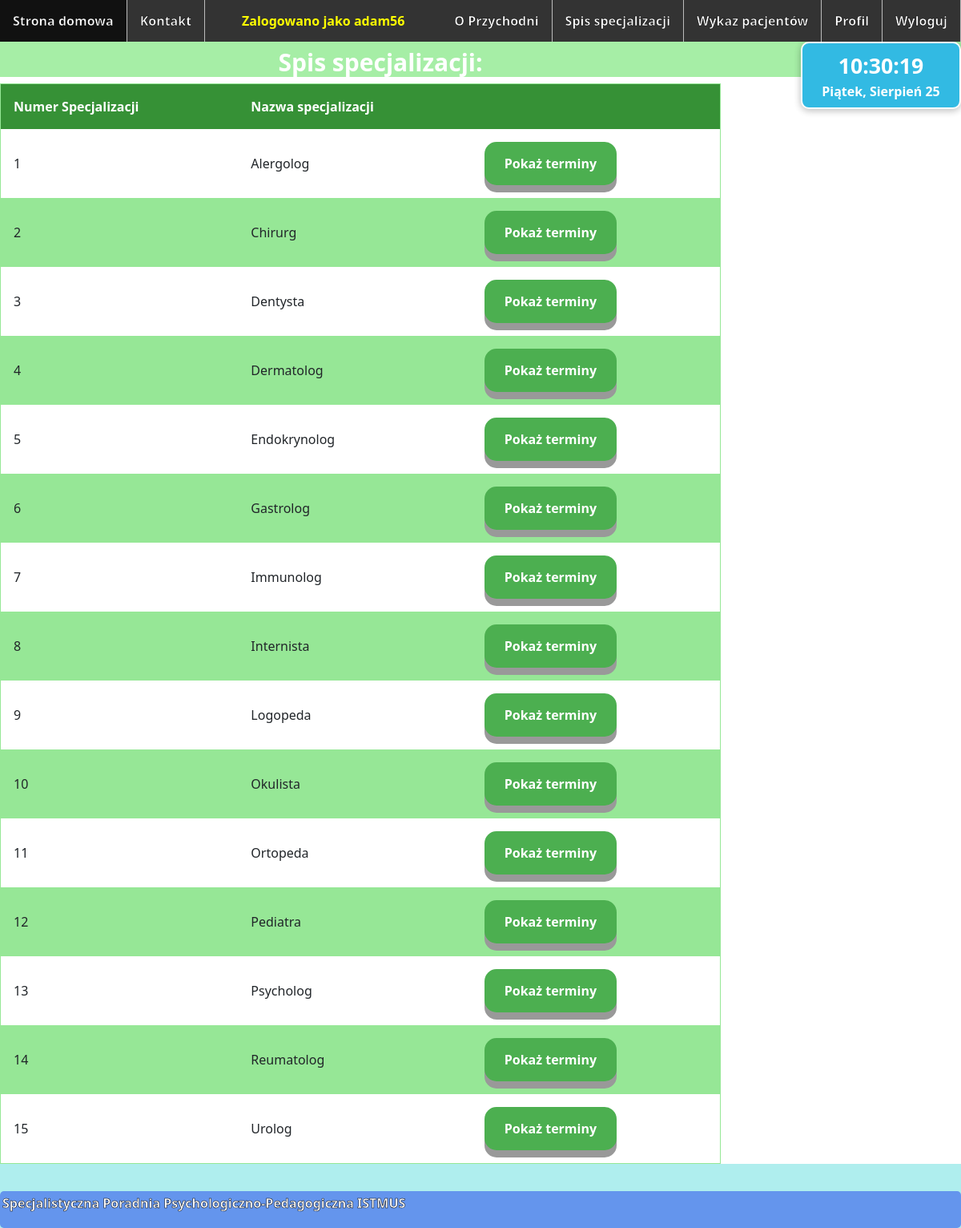
The app's page /spisSpecjalizacji/ (signed in) with its own data.
### Przychodnia/models.py (models this page shows)
class Specialization(models.Model):
    name = models.CharField(max_length=30)
    def __str__(self):
        return self.name

### Przychodnia/views.py (the view)
# urls.py: path('spisSpecjalizacji/', views.doctorsList, name='doctorsList'),
@login_required
def doctorsList(request):
    specializations = Specialization.objects.all().order_by('name')
    return render(request, 'doctorsList.html', {'specializations': specializations})

### templates/doctorsList.html (shortened to what this page needs)
{% extends 'base.html' %}
{% load bootstrap %}
{% block content %}
    <h1 id="nagłówek">Spis specjalizacji:</h1>
    <table>
        <tr>
            <th>Numer Specjalizacji</th>
            <th>Nazwa specjalizacji</th>
            <th></th>
        </tr>
        {% for specialization in specializations %}
            <tr>
                <td>{{ forloop.counter }}</td>
                <td>{{ specialization }}</td>
                <td>
                    <a href="{% url 'showAvailableTerms' specialization %}"><button class="button">Pokaż terminy</button></a>
                </td>
            </tr>
        {% endfor %}
    </table>
{% endblock content %}

### templates/base.html (shortened to what this page needs)
<!DOCTYPE html>
<html lang="en">
<head>
    {% load static %}
    <link rel="stylesheet" type="text/css" href="{% static 'styles/style.css' %}"/>
    <link href="https://cdn.jsdelivr.net/npm/bootstrap@5.2.0-beta1/dist/css/bootstrap.min.css" rel="stylesheet"
>
</head>
<body>
<header>
    <ul id="ul">
        <li id="li"><a id="a" href="{% url 'homepage' %}">Strona domowa</a></li>
        <li id="li"><a id="a" href="{% url 'contact' %}">Kontakt</a></li>
        {% if user.is_authenticated %}
            <li id="li" style="float:right"><a id="a" href="{% url 'logout' %}">Wyloguj</a></li>
            <li id="li" style="float:right"><a id="a" href="{% url 'profile' %}">Profil</a></li>
            {% if user.customer.userType == 'DOC' %}
                <li id="li" style="float:right"><a id="a" href="{% url 'patientsList' %}">Wykaz
                    pacjentów</a></li>
            {% endif %}
            <li id="li" style="float:right"><a id="a" href="{% url 'doctorsList' %}">Spis specjalizacji</a></li>
        {% endif %}
        <li id="li" style="float:right"><a id="a" href="{% url 'about' %}">O Przychodni</a></li>
        {% if user.is_authenticated %}
            <li id="username">Zalogowano jako {{ user.username }}</li>
        {% endif %}
    </ul>
</header>
<aside style="float: right">
    <div class="time">
        <span class="hms"></span>
        <br>
        <span class="date"></span>
    </div>
</aside>
{% block content %}{% endblock content %}
<footer>
    <p>Specjalistyczna Poradnia Psychologiczno-Pedagogiczna ISTMUS</p>
</footer>
</body>
</html>

### Przychodnia/static/styles/style.css (style rules this page uses)
header { height: auto; }
html { background-color: paleturquoise; background-size: cover; }
#ul { list-style-type: none; margin: 0; padding: 0; overflow: hidden; background-color: #333; position: fixed; top: 0; width: 100%; }
#li { float: left; }
li a { display: block; color: white; text-align: center; padding: 14px 16px; text-decoration: none; font-weight: bold; -webkit-text-stroke: 0.5px black; }
#li #a { display: block; color: white; text-align: center; padding: 14px 16px; text-decoration: none; font-weight: bold; }
li { border-right: 1px solid #bbb; }
li:last-child { border-right: none; }
#li { border-right: 1px solid #bbb; }
#nagłówek { color: white !important; padding-top: 10px; font-size: 30px; font-weight: bold; text-align: center; margin-left: -50px; margin-top: 50px; background-color: #a6eea6; }
footer { text-align: left; padding: 3px; background-color: cornflowerblue; display: block; color: white; position: fixed; left: 0; bottom: 0; width: 100%; font-weight: bold; border-radius: 5px; -webkit-text-stroke: 0.5px black; }
#username { display: block; color: yellow; text-align: center; padding: 14px 16px; text-decoration: none; font-weight: bold; }
* { box-sizing: border-box; }
table { border-collapse: collapse; border-spacing: 0; width: 75%; border: 1px solid #96e796; margin-bottom: 10vh; border-radius: 5px; !important; }
th { background-color: #369136; color: white; }
th, td { text-align: left; padding: 16px; }
tr:nth-child(odd) { background-color: #96e796; }
.button { display: inline-block; padding: 15px 25px; cursor: pointer; text-align: center; text-decoration: none; outline: none; color: #fff; background-color: #4CAF50; border: none; border-radius: 15px; box-shadow: 0 9px #999; font-weight: bolder; }
.time { margin-top: 2px; background: #32bae3; color: #fff; border: 2px solid rgb(255, 252, 252); border-radius: 10px; box-shadow: 0 2px 10px 0 rgba(0, 0, 0, 0.16), 0 2px 10px 0 rgba(0, 0, 0, 0.12); padding: 8px; text-align: center; width: 200px; font-weight: bolder; }
.hms { font-size: 20pt; font-weight: bolder; }
.date { font-size: 12pt; }

### records on screen
Specialization: name "Alergolog"
Specialization: name "Chirurg"
Specialization: name "Dentysta"
Specialization: name "Dermatolog"
Specialization: name "Endokrynolog"
Specialization: name "Gastrolog"
Specialization: name "Immunolog"
Specialization: name "Internista"
Specialization: name "Logopeda"
Specialization: name "Okulista"
Specialization: name "Ortopeda"
Specialization: name "Pediatra"
Specialization: name "Psycholog"
Specialization: name "Reumatolog"
Specialization: name "Urolog"

### other values on screen
{{ user.username }} "adam56"
